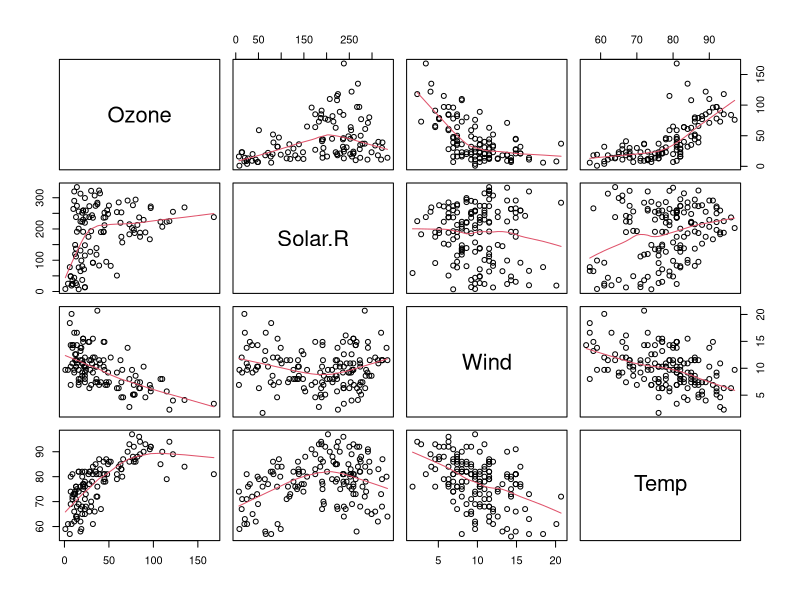
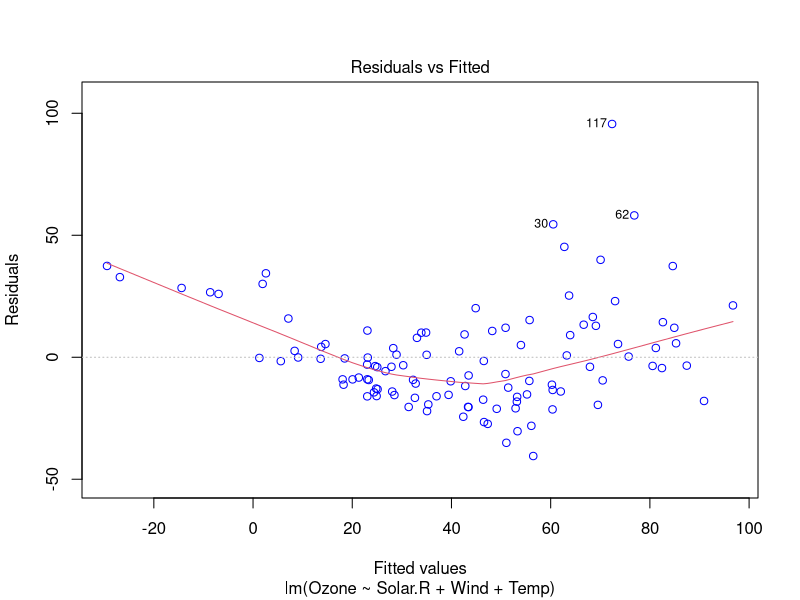
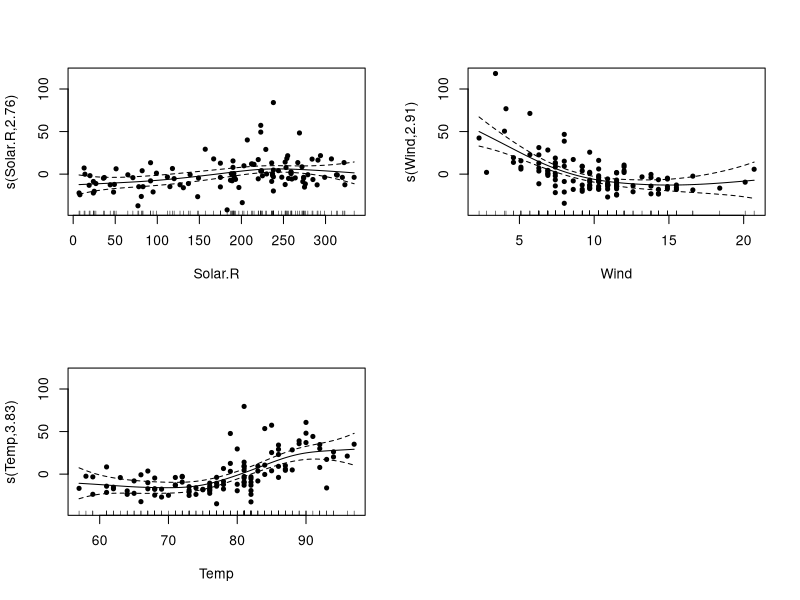

The R source for these figures, in order:
## ---- chunk 1
knitr::opts_chunk$set(echo = TRUE)
## ---- chunk 2
ozone.df = airquality[,1:4]
summary(ozone.df)
## ---- chunk 3
pairs(ozone.df, panel = panel.smooth)
## ---- chunk 4
ozone.lm = lm (Ozone ~ Solar.R + Wind + Temp , data = ozone.df )
summary(ozone.lm)
## ---- chunk 5
plot(ozone.lm, which = 1, col = "blue")
## ---- chunk 6
library(mgcv)
par(mfrow=c(2,2)) 
ozone.gam = gam(Ozone ~ s(Solar.R) + s(Wind) + s(Temp), data = ozone.df)
plot(ozone.gam, residuals = T , pch= 20)


